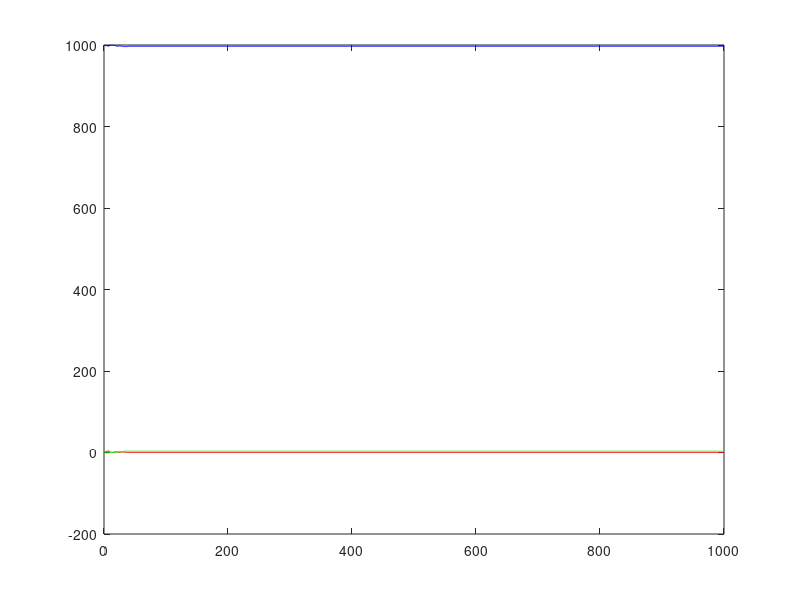

Here is the MATLAB script that generated this plot:
load('data.mat','N','beta','gamma');
steps=1000;
dt=1;
S=zeros(steps,1);
I=zeros(steps,1);

S(1)=N-1;
I(1)=1;

for t=1:steps-1
    eta=randn(2,1);
    f(1)=beta*S(t)*I(t)*dt/N;
    f(2)=gamma*I(t)*dt;
    gw=sqrt(f).*eta;
    S(t+1)=S(t)-f(1)-gw(1);
    I(t+1)=I(t)+f(1)-f(2)+gw(1)-gw(2);
    if S(t+1)<0
        S(t+1)=0;
    end
    if I(t+1)<=0
        S(t+1:steps)=S(t+1);
        I(t+1:steps)=0;
        break;
    end
end
R=N-S-I;

plot(1:steps,S,'-b');
hold on;
plot(1:steps,I,'-r');
plot(1:steps,R,'-g');
hold on;